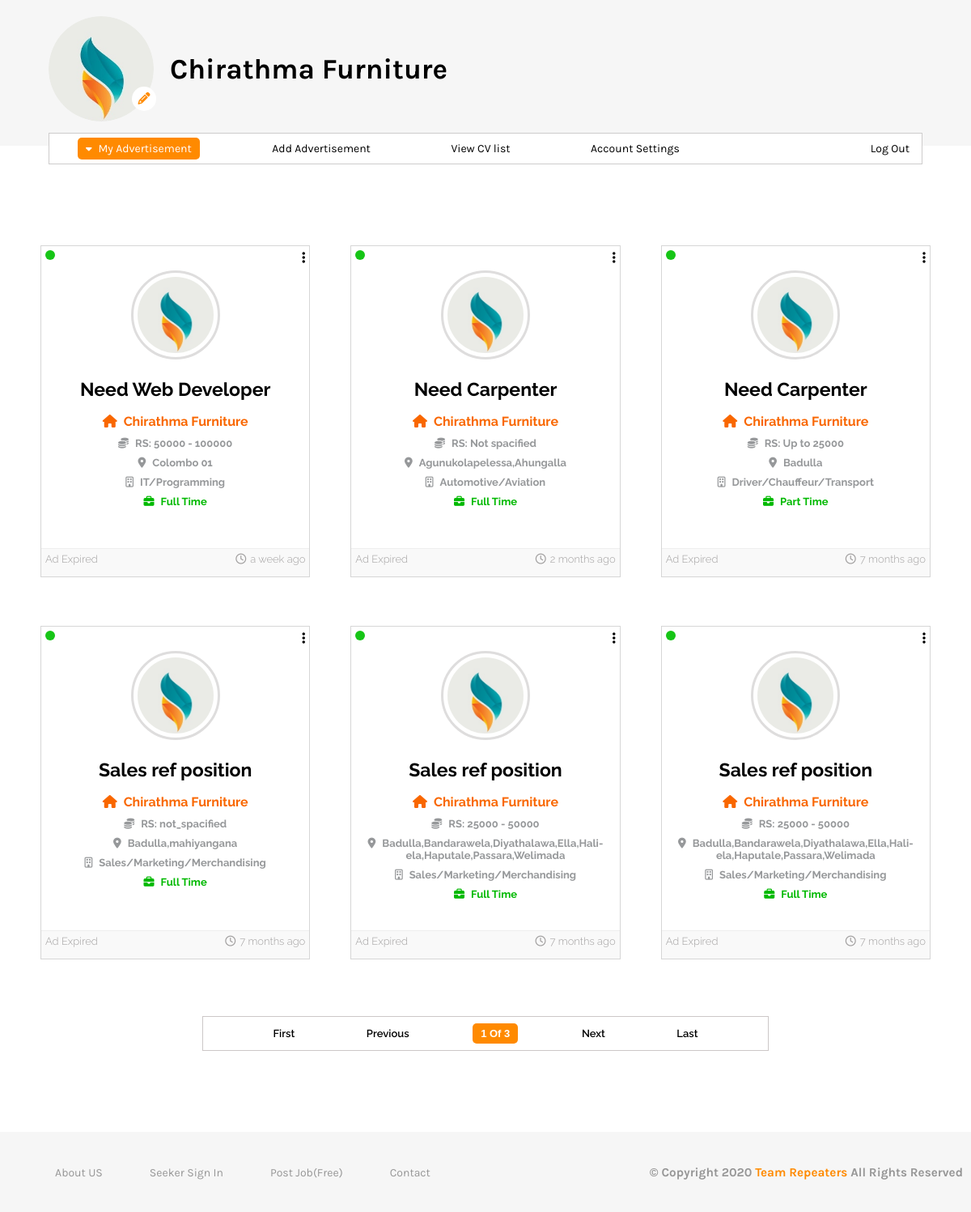
Screenshot of /providerdashboard-ea.php?crn=HE001 (signed in) with the database file from the repository.
### tables this page shows
CREATE TABLE IF NOT EXISTS `job_ad` (
  `ad_no` int(11) NOT NULL AUTO_INCREMENT,
  `company_registration_number` varchar(50) NOT NULL,
  `company_name` varchar(200) NOT NULL,
  `job_title` varchar(200) DEFAULT NULL,
  `email` varchar(100) DEFAULT NULL,
  `company_url` varchar(200) DEFAULT NULL,
  `location` varchar(300) DEFAULT NULL,
  `job_type` varchar(50) DEFAULT NULL,
  `phone_number` varchar(20) DEFAULT NULL,
  `monthly_salary` varchar(100) DEFAULT NULL,
  `job_category` varchar(5000) DEFAULT NULL,
  `gender` varchar(30) DEFAULT NULL,
  `maximum_age` varchar(50) DEFAULT NULL,
  `minimum_age` varchar(50) DEFAULT NULL,
  `minimum_qualification` varchar(100) DEFAULT NULL,
  `qulification_level` varchar(100) DEFAULT NULL,
  `description` varchar(5000) DEFAULT NULL,
  `ad_time` datetime DEFAULT NULL,
  `expire_time` datetime(6) DEFAULT NULL,
  `is_expire` tinyint(1) NOT NULL DEFAULT '0',
  `active` tinyint(1) NOT NULL DEFAULT '0',
  `is_delete` tinyint(1) DEFAULT NULL,
  PRIMARY KEY (`ad_no`),
  KEY `job_ad_ibfk_1` (`company_registration_number`)
);

### providerdashboard-ea.php (the view, shortened to what this page needs)
<?php require_once("inc/connection.php"); ?>
<?php
	$company_name = $_SESSION["company_name"];
	$company_registration_number =$_SESSION["company_registration_number"];
 ?>
 <?php
 	$query = "SELECT count(ad_no) as total_rows FROM job_ad WHERE is_delete != 1 AND company_registration_number = '{$company_registration_number}'";
 	$result_set=mysqli_query($connection,$query);
 	$result=mysqli_fetch_assoc($result_set);
 	$total_rows = $result["total_rows"];
 	$rows_per_page=6;
 	if (isset($_GET['p'])) {
 		$page_number=$_GET['p'];
 	}
 	else{
 		$page_number=1;
 	}
 	$start=($page_number-1) * $rows_per_page;
 	$query="SELECT * FROM job_ad WHERE company_registration_number= '{$company_registration_number}' AND is_delete=0 ORDER BY ad_no DESC LIMIT {$start},{$rows_per_page}";
 	$result_set=mysqli_query($connection,$query);
 	$first="<a href=\"providerdashboard-ea.php?p=1\">FIRST </a>";
 	$last_page_no=ceil($total_rows / $rows_per_page);
 	$last="<a href=\"providerdashboard-ea.php?p={$last_page_no}\">last</a>";
 	if ($page_number >= $last_page_no) {
 		$next="<a>Next</a>";
 		$last="<a>Last</a>";
 	}
 	else{
 		$next_page_number=$page_number+1;
 		$next="<a href=\"providerdashboard-ea.php?p={$next_page_number}\">Next</a>";
 	}
 	if ($page_number == 1) {
 		$previous="<a>previous</a>";
 		$first="<a>first</a>";
 	}
 	else{
 		$previous_page_number=$page_number-1;
 		$previous="<a href=\"providerdashboard-ea.php?p={$previous_page_number}\">Previous</a>";
 	}
 		$page_nav = "<ul>";
	 	$page_nav .= "<li>" . $first . "</li>";
	 	$page_nav .= "<li>" . $previous . "</li>";
	 	$page_nav .="<li>" . $page_number . " Of " . $last_page_no . "</li>";
	 	$page_nav .= "<li>" . $next . "</li>";
	 	$page_nav .= "<li>" . $last . "</li>";
	 	$page_nav .= "</ul>";
	 	 function facebook_time_ago($timestamp){
      $time_ago = strtotime($timestamp);
      $current_time = time();
      $time_difference = $current_time - $time_ago;
      $seconds = $time_difference;
      $minutes      = round($seconds / 60 );
      $hours           = round($seconds / 3600);
      $days          = round($seconds / 86400);
      $weeks          = round($seconds / 604800);
      $months          = round($seconds / 2629440);
      if($seconds <= 60)
      {
     return "Just Now";
   }
      else if($weeks <= 4.3)
      {
     if($weeks==1)
           {
       return "a week ago";
     }
           else
           {
       return "$weeks weeks ago";
     }
   }
       else if($months <=12)
      {
     if($months==1)
           {
       return "a month ago";
     }
           else
           {
       return "$months months ago";
     }
   }
 }
 function provider_profile_picture($crm,$connection){
 	$company_registration_number=$crm;
 	$con=$connection;
 	$query_for_get_pp = "SELECT is_image FROM provider WHERE company_registration_number='{$company_registration_number}'";
 	$pp_result = mysqli_query($con,$query_for_get_pp);
 	if ($pp_result) {
 		$is_image_pp=mysqli_fetch_assoc($pp_result);
 		if ($is_image_pp["is_image"]==1) {
 			return "<img src=\"imj/profile_pictures/providers/" . $company_registration_number . ".jpg\"> ";
 		}
 		else{
 			return "<img src=\"imj/profile_pictures/default.jpg\">";
 		}
 	}
 	else{
 		echo "string";
 	}
 }
 ?>
<!DOCTYPE html>
<html lang="en">
<head>
	<link rel="stylesheet" href="css/provider_dashboard.css">
	<link rel="stylesheet" href="css/provider_dashboard-ea.css">
	<link rel="stylesheet" href="css/media-queries/providerDashboard-header-media.css">
	<link rel="stylesheet" href="css/media-queries/providerDashboard-main-media.css">
</head>
<body>
	<header>
		<div class="main">
			<div class="row">
				<div class="column">
					<div class="seeker-pic">
						<?php
							if ($_SESSION["is_image_pro"]==1) {
								echo "<img src=\"imj/profile_pictures/providers/" . $company_registration_number . ".jpg\"> ";
							}
							else{
								echo "<img src=\"imj/profile_pictures/default.jpg\">";
							}
						 ?>
					</div>
					<div class="upload-pro-pic">
						<a href="providerdashboard-ema.php"><button><i class="fas fa-pencil-alt"></i></button></a>
					</div>
				</div>
				<div class="column">
					<div class="seeker-name">
						<h2><?php echo $company_name; ?></h2>
					</div>
				</div>
			</div>
		</div>
	</header>
	<section>
		<div class="navi">
			<ul>
				<li class="active"><i class="fas fa-caret-down"></i><a href="providerdashboard-ea.php">My Advertisement</a></li>
				<li><i class="fas fa-caret-down"></i><a href="providerdashboard-aad.php">Add Advertisement</a></li>
				<li><i class="fas fa-caret-down"></i><a href="providerdashboard-vcvl.php">View CV list</a></li>
				<li class="drop-down"><i class="fas fa-caret-down"></i>Account Settings
				</li>
				<li><i class="fas fa-power-off"></i><a href="logout.php">Log Out</a></li>
			</ul>
		</div>
	</section>
	<div class="section">
		<div class="view-add">
			<div class="row2">
				<?php
					while ($add = mysqli_fetch_assoc($result_set)) {
							 echo "<div class='column'>";
									echo "<div class='active'>";
										if($add['active']==0){
											$color ='red';
											$title='Inactive Add';
										}
										else{
											$color = '#16c516';
											$title='Active Add';
										}
										echo "<div class='act-op' style='background-color:".$color."' title='".$title."'>";
										echo "</div>";
									echo "</div>";
 									echo "<div class='option'>";
 										echo "<div class='dropdown'>";
 											echo "<button class='dropbtn'><i class='fas fa-ellipsis-v'></i></button>";
 										echo "</div>";
 									echo "</div>";
								 	echo "<div class='img-column'>";
 										echo "<div class='img-set'>";
 											echo provider_profile_picture($company_registration_number,$connection);
 										echo "</div>";
 									echo "</div>";
 									echo "<div class='ad-content'>";
 										echo "<div class='ad-title'>";
 											echo "<h4>" . $add["job_title"] ."</h4>";
 										echo "</div>";
 										echo "<div class='ad-company'>";
 											echo "<h4><i class='fas fa-home'></i>" . $company_name ."</h4>";
 										echo "</div>";
 										echo "<div class='ad-salary'>";
 											echo "<h4><i class='fas fa-coins'></i>RS: " . $add["monthly_salary"] ."</h4>";
 										echo "</div>";
 										echo "<div class='ad-location'>";
 											echo "<h4><i class='fas fa-map-marker-alt'></i>" . $add["location"] ."</h4>";
 										echo "</div>";
 										echo "<div class='ad-catogery'>";
 											echo "<h4><i class='far fa-building'></i>" . $add["job_category"]. "</h4>";
 										echo "</div>";
 										echo "<div class='ad-type'>";
 											echo "<h4><i class='fas fa-briefcase'></i>" . $add["job_type"] . "</h4>";
 										echo "</div>";
										 echo "</div>";
 										echo "<div class='ad-time'>";
										 	echo "<h4 class='expire' title='expiry time'>00:00:00</h4>";
											 echo "<h4 title='Ad Posted Date'><i class='far fa-clock'></i>" . facebook_time_ago($add["ad_time"]) ."</h4>";
										 echo "</div>";
 							echo "</div>";
 					}
				?>
			</div>
		</div>
		<div class="row">
			<div class="next-link">
				<div class="next-content">
					<?php
						if (mysqli_num_rows($result_set)!=0) {
							echo $page_nav;
						}
						else{
							echo "<div class ='empty'>";
							echo "You have not posted any ads yet";
							echo "</div>";
						}
					?>
				</div>
			</div>
		</div>
	</div>
<footer>
	<?php require_once("inc/dashboard-small-footer.php"); ?>
</footer>
</body>
</html>

### inc/dashboard-small-footer.php
<div class="small_footer">
	<div class="small_column">
		<ul>
			<li><a href="aboutus.php">About US</a></li>
			<li><a href="userlogin.php">Seeker Sign In</a></li>
			<li><a href="providersignin.php">Post Job(Free)</a></li>
			<li><a href="contactus.php">Contact</a></li>
		</ul>
	</div>
	<div class="small_column">
		<h3>© Copyright 2020 <span>Team Repeaters</span> All Rights Reserved</h3>
	</div>
</div>

### css/provider_dashboard.css (style rules this page uses)
* { margin: 0; padding: 0; box-sizing: border-box; }
header { width: 100%; background-color: #f6f6f6; }
header .main { width: 1140px; margin: 0 auto; padding: 20px 0 30px; }
header .main .row { width: 100%; display: flex; align-items: center; font-family: "Karla", sans-serif; }
header .main .row .column:nth-child(1) { position: relative; width: 130px; height: 130px; margin-right: 20px; }
header .main .row .column:nth-child(2) { flex: 1; }
header .main .row .column:nth-child(1) .seeker-pic { width: 100%; height: 100%; border-radius: 50%; overflow: hidden; }
header .main .row .column:nth-child(1) .seeker-pic img { width: 100%; height: 100%; border-radius: 50%; }
header .main .row .column:nth-child(2) h2 { font-size: 35px; }
header .main .row .column:nth-child(1) .upload-pro-pic { position: absolute; bottom: 13px; right: -3px; }
header .main .row .column:nth-child(1) .upload-pro-pic button { width: 30px; height: 30px; background-color: #fff; border: none; border-radius: 50%; color: #ff8a00; font-size: 15px; line-height: 20px; outline: none; cursor: pointer; }
section { width: 100%; margin-top: -16px; }
section .navi { width: 1140px; margin: 0 auto; }
section .navi ul { width: 100%; padding: 5px 5px; list-style: none; border: 1px solid #cdcccc; background-color: #fff; }
section .navi ul li { position: relative; display: inline-block; width: auto; padding: 5px 10px; text-align: center; margin: 0 30px; font-family: "Karla", sans-serif; font-size: 14px; cursor: pointer; border-radius: 5px; transition: 0.5s; }
section .navi ul i { color: #fff; }
section .navi ul li a { font-family: "Karla", sans-serif; color: #000; text-decoration: none; font-size: 14px; transition: 0.5s; }
section .navi ul li.drop-down { transition: 0.5s ease-in; }
section .navi ul li:last-child { float: right; margin-right: 0; }
section .navi ul li i { margin-right: 8px; font-size: 12px; }
section .navi ul li.active { background-color: #ff8a00; color: #fff; }
section .navi ul li.active a { color: #fff; }
.section { z-index: -1; width: 1140px; margin: 100px auto; border: 1px solid #ddd; overflow: auto; transition: 0.3s ease-out 0.1s; }
footer { width: 100%; background-color: #f6f6f6; }
footer .small_footer { display: flex; align-items: center; padding: 40px 10px; }
footer .small_footer .small_column { flex: 1; font-family: "Karla", sans-serif; }
footer .small_footer .small_column:first-child { margin-right: 20px; }
footer .small_footer .small_column ul { display: flex; justify-content: space-evenly; list-style: none; flex-wrap: wrap; }
footer .small_footer .small_column ul a { text-decoration: none; color: #969696; font-size: 14px; transition: 0.2s ease-in-out; }
footer .small_footer .small_column:last-child { text-align: right; font-size: 13px; font-weight: 300; color: #969696; }
footer .small_footer .small_column:last-child span { color: #ff8a00; }

### css/media-queries/providerDashboard-header-media.css (style rules this page uses)
@media screen and (max-width: 1208px) { header .main { width: 90%; } }
@media screen and (max-width: 1208px) { section .navi { width: 90%; } }

### rows the page displays
job_ad: active 1 (drawn), job_title "Need Web Developer", monthly_salary "50000 - 100000", location "Colombo 01", job_category "IT/Programming", job_type "Full Time", ad_time "a week ago"
job_ad: active 1 (drawn), job_title "Need Carpenter", monthly_salary "Not spacified", location "Agunukolapelessa,Ahungalla", job_category "Automotive/Aviation", job_type "Full Time", ad_time "2 months ago"
job_ad: active 1 (drawn), job_title "Need Carpenter", monthly_salary "Up to 25000", location "Badulla", job_category "Driver/Chauffeur/Transport", job_type "Part Time", ad_time "7 months ago"
job_ad: active 1 (drawn), job_title "Sales ref position", monthly_salary "not_spacified", location "Badulla,mahiyangana", job_category "Sales/Marketing/Merchandising", job_type "Full Time", ad_time "7 months ago"
job_ad: active 1 (drawn), job_title "Sales ref position", monthly_salary "25000 - 50000", location "Badulla,Bandarawela,Diyathalawa,Ella,Hali-ela,Haputale,Passara,Welimada", job_category "Sales/Marketing/Merchandising", job_type "Full Time", ad_time "7 months ago"
job_ad: active 1 (drawn), job_title "Sales ref position", monthly_salary "25000 - 50000", location "Badulla,Bandarawela,Diyathalawa,Ella,Hali-ela,Haputale,Passara,Welimada", job_category "Sales/Marketing/Merchandising", job_type "Full Time", ad_time "7 months ago"

### other values shown
$company_name "Chirathma Furniture"
$page_number "1"
$last_page_no "3"
